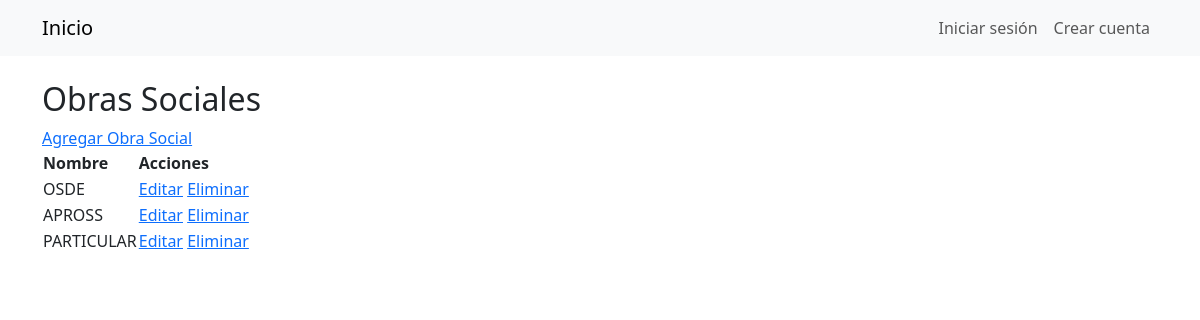
Screenshot of /obra_social/ with the database file from the repository.
### Gestion/models/medico.py (models this page shows, shortened)
class ObraSocial(models.Model):
    nombre = models.CharField(max_length=100)

### Gestion/views.py (the view)
# urls.py: path('obra_social/', views.ObraSocialListView.as_view(), name='obra_social_list'),
class ObraSocialListView(generic.ListView):
    model = ObraSocial
    template_name = 'obraSocial/obra_social_list.html'

### Gestion/templates/obraSocial/obra_social_list.html
{% extends 'base.html' %}
{% block content %}
    <h2>Obras Sociales</h2>
    <a href="{% url 'obra_social_create' %}">Agregar Obra Social</a>
    <table>
        <thead>
            <tr>
                <th>Nombre</th>
                <th>Acciones</th>
            </tr>
        </thead>
        <tbody>
            {% for obra_social in object_list %}
                <tr>
                    <td>{{ obra_social.nombre }}</td>
                    <td>
                        <a href="{% url 'obra_social_update' obra_social.pk %}">Editar</a>
                        <a href="{% url 'obra_social_delete' obra_social.pk %}">Eliminar</a>
                    </td>
                </tr>
            {% endfor %}
        </tbody>
    </table>
{% endblock %}

### rows the page displays
ObraSocial: nombre "OSDE"
ObraSocial: nombre "APROSS"
ObraSocial: nombre "PARTICULAR"
